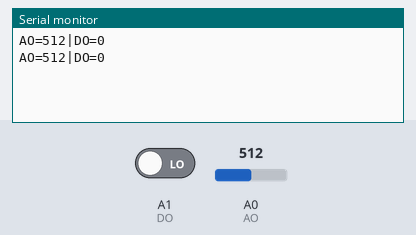
Simulated run of this sketch. Board: Arduino Uno, built with avr-gcc and run on an emulated ATmega328P. On the bench: the last lines printed to the serial monitor. The inputs (shaded band) are chosen by the test bench; at power-on: A0 (AO) = 512, A1 (DO) LOW.

Above: at 2.8 s.
2.9 s: A0 (AO) set to 716
At 5.2 s:
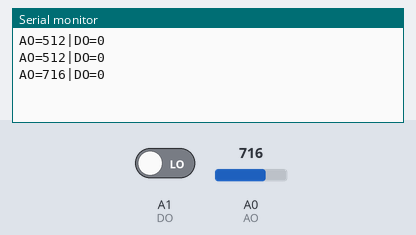
5.6 s: A1 (DO) driven HIGH
At 7.0 s:
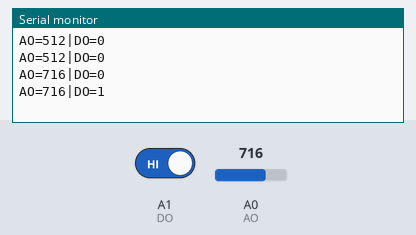
8.3 s: A0 (AO) set to 900
At 10.8 s:
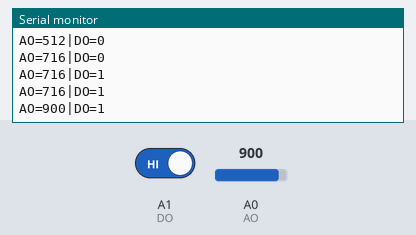
11.0 s: A1 (DO) driven LOW
At 12.8 s:
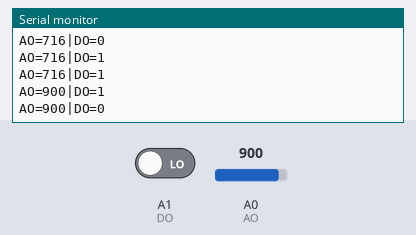
Timing chart, 0 to 14.3 s (numbered marks = the images above; inputs shaded):
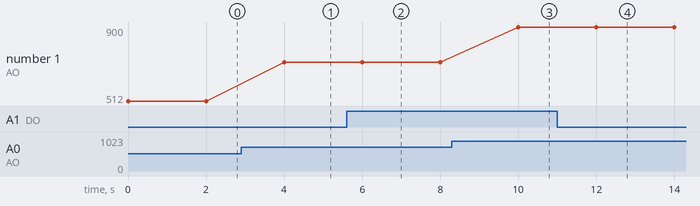

The sketch:

soil_mositure_receive_data.ino
```cpp
/*
  【Arduino】66种传感器模块系列实验（53）
  实验五十三： 土壤湿度水分传感器模块（电阻式）
  实验二，黑板四线制
*/

#define AO A0
#define DO A1

void setup()
{
  pinMode(AO, INPUT);
  pinMode(DO, INPUT);
  Serial.begin(9600);
}

void loop()
{
  Serial.print("AO=");
  Serial.print(analogRead(A0));
  Serial.print("|DO=");
  Serial.println(digitalRead(DO));
  delay(2000);
}
```

Measured:
- after the input at 2.9 s, the serial monitor: prints a new line after 1.1 s (image 1)
- after the input at 5.6 s, the serial monitor: prints a new line after 0.40 s (image 2)
- after the input at 8.3 s, the serial monitor: prints a new line after 1.7 s (image 3)
- after the input at 11.0 s, the serial monitor: prints a new line after 1.0 s (image 4)
- plotted number 1: 512 → 716 after the input at 2.9 s, 716 → 900 after the input at 8.3 s
